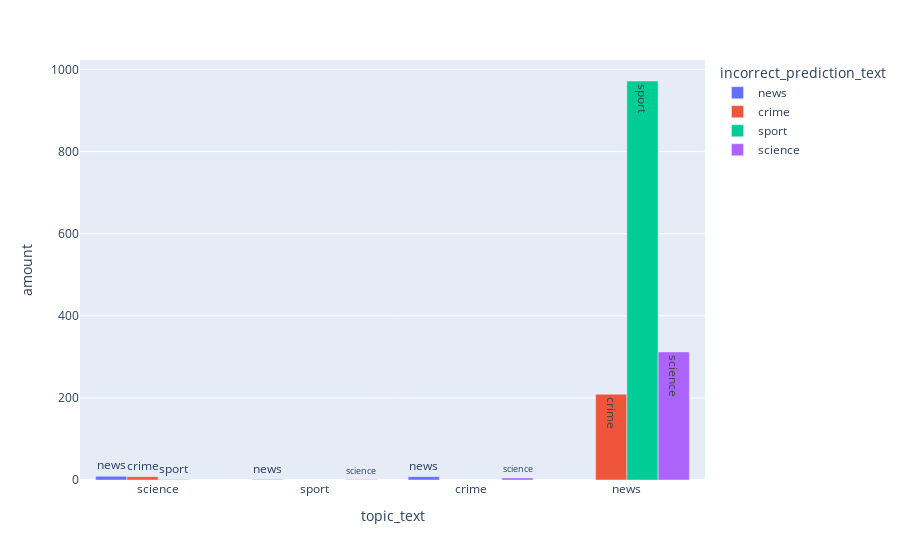

Source (notebook cell):
### Code cell
# News is the worst by far, but let's see what it is mistaken for
# gather all the prediction values
all_predictions = submission_test_clean.groupby(['topic_num', 'correct_prediciton'])['prediction'].value_counts().to_dict()

# put into dataframe for easy plotting
wrong_guesses = pd.DataFrame([{'topic' : k[0], 'incorrect_prediction':k[2], 'amount' : v} for k,v in all_predictions.items() if not k[1]])

#mapping the text for the prediction categories
wrong_guesses['incorrect_prediction_text'] = wrong_guesses['incorrect_prediction'].map(inverse_topic_map)
wrong_guesses['topic_text'] = wrong_guesses['topic'].map(inverse_topic_map)

wrong_plot = px.bar(wrong_guesses, 
x='topic_text', 
y='amount',
text='incorrect_prediction_text', 
color='incorrect_prediction_text',
barmode='group',
)
                   
wrong_plot.show()

### Figure 1 — Plotly figure (JSON) as saved in the notebook; plotly's stock layout.template omitted (floating-point values rounded to 4 significant figures)
{"data": [{"alignmentgroup": "True", "hovertemplate": "incorrect_prediction_text=%{text}<br>topic_text=%{x}<br>amount=%{y}<extra></extra>", "legendgroup": "news", "marker": {"color": "#636efa", "pattern": {"shape": ""}}, "name": "news", "offsetgroup": "news", "orientation": "v", "showlegend": true, "text": ["news", "news", "news"], "textposition": "auto", "type": "bar", "x": ["science", "sport", "crime"], "xaxis": "x", "y": [9, 1, 8], "yaxis": "y"}, {"alignmentgroup": "True", "hovertemplate": "incorrect_prediction_text=%{text}<br>topic_text=%{x}<br>amount=%{y}<extra></extra>", "legendgroup": "crime", "marker": {"color": "#EF553B", "pattern": {"shape": ""}}, "name": "crime", "offsetgroup": "crime", "orientation": "v", "showlegend": true, "text": ["crime", "crime"], "textposition": "auto", "type": "bar", "x": ["science", "news"], "xaxis": "x", "y": [8, 209], "yaxis": "y"}, {"alignmentgroup": "True", "hovertemplate": "incorrect_prediction_text=%{text}<br>topic_text=%{x}<br>amount=%{y}<extra></extra>", "legendgroup": "sport", "marker": {"color": "#00cc96", "pattern": {"shape": ""}}, "name": "sport", "offsetgroup": "sport", "orientation": "v", "showlegend": true, "text": ["sport", "sport"], "textposition": "auto", "type": "bar", "x": ["science", "news"], "xaxis": "x", "y": [1, 972], "yaxis": "y"}, {"alignmentgroup": "True", "hovertemplate": "incorrect_prediction_text=%{text}<br>topic_text=%{x}<br>amount=%{y}<extra></extra>", "legendgroup": "science", "marker": {"color": "#ab63fa", "pattern": {"shape": ""}}, "name": "science", "offsetgroup": "science", "orientation": "v", "showlegend": true, "text": ["science", "science", "science"], "textposition": "auto", "type": "bar", "x": ["sport", "crime", "news"], "xaxis": "x", "y": [1, 5, 312], "yaxis": "y"}], "layout": {"barmode": "group", "legend": {"title": {"text": "incorrect_prediction_text"}, "tracegroupgap": 0}, "margin": {"t": 60}, "xaxis": {"anchor": "y", "domain": [0, 1], "title": {"text": "topic_text"}}, "yaxis": {"anchor": "x", "domain": [0, 1], "title": {"text": "amount"}}}}
